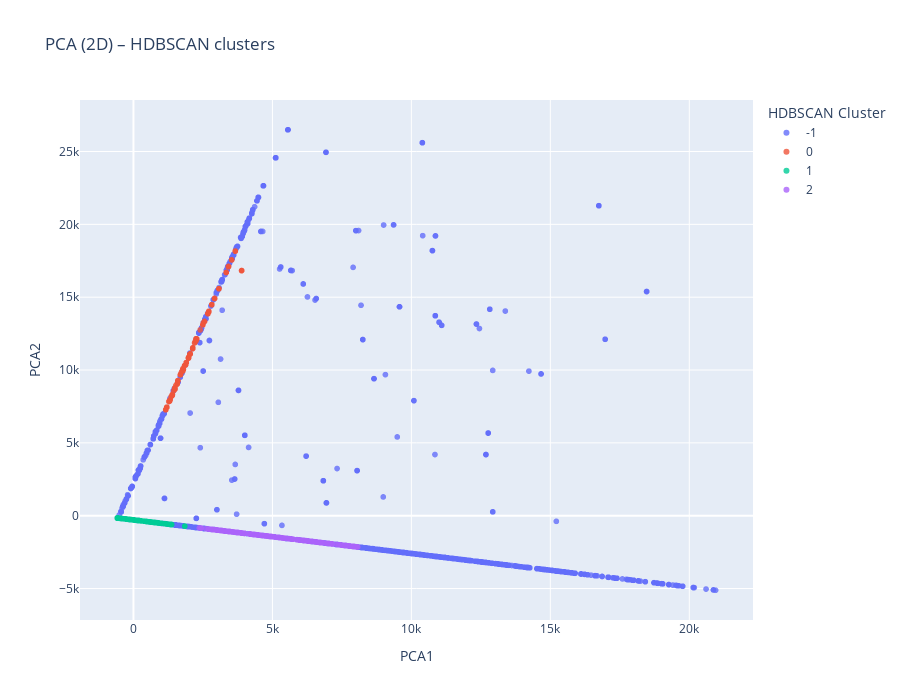

The notebook cell saved with this chart:
### Markdown cell above
### Visualizing the results: PCA & UMAP

### Code cell
pca_pipeline = Pipeline([
    ('scaler',RobustScaler()),
    ('pca',PCA(n_components=2, random_state=42))
])
X_pca = pca_pipeline.fit_transform(X)

print("Varianza explicada por componente:")
print(pca_pipeline.__getitem__("pca").explained_variance_ratio_)
print("Varianza total explicada:", pca_pipeline.__getitem__("pca").explained_variance_ratio_.sum())

df_pca = pd.DataFrame({
    'PCA1': X_pca[:, 0],
    'PCA2': X_pca[:, 1],
    'HDBSCAN_cluster': hdb_labels.astype(str),
    'is_attack': y
})

fig = px.scatter(
    df_pca,
    x='PCA1',
    y='PCA2',
    color='HDBSCAN_cluster',
    title="PCA (2D) – HDBSCAN clusters",
    width=900,
    hover_data=['is_attack'],
    height=700
)

fig.update_traces(marker=dict(size=6, opacity=0.8))
fig.update_layout(legend_title_text='HDBSCAN Cluster')

fig.show()

### Figure 1 — Plotly figure (JSON) as saved in the notebook; plotly's stock layout.template omitted (floating-point values rounded to 4 significant figures; data arrays with more than 128 entries replaced by an {"elided": "..."} marker saying what was removed)
{"data": [{"customdata": {"elided": "1441x1 int values"}, "hovertemplate": "HDBSCAN_cluster=-1<br>PCA1=%{x}<br>PCA2=%{y}<br>is_attack=%{customdata[0]}<extra></extra>", "legendgroup": "-1", "marker": {"color": "#636efa", "opacity": 0.8, "size": 6, "symbol": "circle"}, "mode": "markers", "name": "-1", "showlegend": true, "type": "scattergl", "x": {"elided": "1441 float values"}, "xaxis": "x", "y": {"elided": "1441 float values"}, "yaxis": "y"}, {"customdata": [[1], [1], [1], [1], [1], [1], [1], [1], [1], [1], [1], [1], [1], [1], [1], [1], [1], [1], [1], [1], [1], [1], [1], [1], [1], [1], [1], [1], [1], [1], [1], [1], [1], [1], [1], [1], [1], [1], [1], [1], [1], [1], [1], [1], [1], [1], [1], [1], [1], [1], [1], [1], [1], [1], [1], [1], [1], [1], [1], [1], [1], [1], [1], [1], [1], [1], [1], [1], [1], [1], [1], [1], [1], [1], [1], [1], [1], [1], [1], [1], [1], [1], [1], [1], [1], [1], [1], [1], [1], [1], [1], [1], [1], [1], [1], [1], [1], [1], [1], [1], [0], [0], [0], [0], [0], [0], [0], [0], [0], [0], [0], [0], [0], [0], [0], [0], [0], [0], [0], [0], [0], [0], [0], [0], [0], [0]], "hovertemplate": "HDBSCAN_cluster=0<br>PCA1=%{x}<br>PCA2=%{y}<br>is_attack=%{customdata[0]}<extra></extra>", "legendgroup": "0", "marker": {"color": "#EF553B", "opacity": 0.8, "size": 6, "symbol": "circle"}, "mode": "markers", "name": "0", "showlegend": true, "type": "scattergl", "x": [1202.0, 1202.0, 1202.0, 1299.0, 1299.0, 1299.0, 1392.0, 1392.0, 1386.0, 1701.0, 1778.0, 1778.0, 1772.0, 1900.0, 1900.0, 1900.0, 1985.0, 1985.0, 1985.0, 2131.0, 2131.0, 2131.0, 2278.0, 2274.0, 2274.0, 2229.0, 2496.0, 2496.0, 2496.0, 2679.0, 2679.0, 2675.0, 2919.0, 2919.0, 2919.0, 3075.0, 3075.0, 3075.0, 3338.0, 3338.0, 3338.0, 3424.0, 3417.0, 3417.0, 3664.0, 3664.0, 3664.0, 1162.0, 1162.0, 1162.0, 1318.0, 1314.0, 1314.0, 1270.0, 1402.0, 1399.0, 1399.0, 1354.0, 1493.0, 1495.0, 1495.0, 1449.0, 1576.0, 1576.0, 1576.0, 1525.0, 1796.0, 1796.0, 1796.0, 1874.0, 1874.0, 1874.0, 1981.0, 1981.0, 1981.0, 2042.0, 2042.0, 2042.0, 2135.0, 2135.0, 2135.0, 2251.0, 2247.0, 2247.0, 2205.0, 2400.0, 2557.0, 2557.0, 2519.0, 2713.0, 2713.0, 2713.0, 2819.0, 2819.0, 2819.0, 3893.0, 3893.0, 3893.0, 3535.0, 3535.0, 1782.0, 1783.0, 2027.0, 2027.0, 2027.0, 1692.0, 1692.0, 1692.0, 1841.0, 1841.0, 1841.0, 1600.0, 1600.0, 1600.0, 1733.0, 2255.0, 2255.0, 2255.0, 1487.0, 1487.0, 2199.0, 2262.0, 2262.0, 2253.0, 2252.0, 2252.0], "xaxis": "x", "y": [7449.0, 7449.0, 7449.0, 7865.0, 7865.0, 7865.0, 8244.0, 8244.0, 8252.0, 9738.0, 9936.0, 9936.0, 9940.0, 10510.0, 10510.0, 10510.0, 10860.0, 10860.0, 10860.0, 11470.0, 11470.0, 11470.0, 12140.0, 12110.0, 12110.0, 11990.0, 13110.0, 13110.0, 13110.0, 13870.0, 13870.0, 13870.0, 14910.0, 14910.0, 14910.0, 15580.0, 15580.0, 15580.0, 16700.0, 16700.0, 16700.0, 17120.0, 17090.0, 17090.0, 18160.0, 18160.0, 18160.0, 7276.0, 7276.0, 7276.0, 7967.0, 7937.0, 7937.0, 7832.0, 8327.0, 8291.0, 8291.0, 8175.0, 8728.0, 8691.0, 8691.0, 8575.0, 9077.0, 9046.0, 9046.0, 8944.0, 10040.0, 10040.0, 10040.0, 10350.0, 10350.0, 10350.0, 10820.0, 10820.0, 10820.0, 11100.0, 11100.0, 11100.0, 11520.0, 11520.0, 11520.0, 12030.0, 11990.0, 11990.0, 11870.0, 12750.0, 13340.0, 13340.0, 13250.0, 14040.0, 14000.0, 14000.0, 14490.0, 14490.0, 14490.0, 16830.0, 16830.0, 16830.0, 17560.0, 17560.0, 10090.0, 10100.0, 11080.0, 11080.0, 11080.0, 9673.0, 9673.0, 9673.0, 10300.0, 10300.0, 10300.0, 9270.0, 9270.0, 9270.0, 9879.0, 12110.0, 12110.0, 12110.0, 8767.0, 8767.0, 11860.0, 12140.0, 12140.0, 12140.0, 12130.0, 12140.0], "yaxis": "y"}, {"customdata": {"elided": "22057x1 int values"}, "hovertemplate": "HDBSCAN_cluster=1<br>PCA1=%{x}<br>PCA2=%{y}<br>is_attack=%{customdata[0]}<extra></extra>", "legendgroup": "1", "marker": {"color": "#00cc96", "opacity": 0.8, "size": 6, "symbol": "circle"}, "mode": "markers", "name": "1", "showlegend": true, "type": "scattergl", "x": {"elided": "22057 float values"}, "xaxis": "x", "y": {"elided": "22057 float values"}, "yaxis": "y"}, {"customdata": {"elided": "381x1 int values"}, "hovertemplate": "HDBSCAN_cluster=2<br>PCA1=%{x}<br>PCA2=%{y}<br>is_attack=%{customdata[0]}<extra></extra>", "legendgroup": "2", "marker": {"color": "#ab63fa", "opacity": 0.8, "size": 6, "symbol": "circle"}, "mode": "markers", "name": "2", "showlegend": true, "type": "scattergl", "x": {"elided": "381 float values"}, "xaxis": "x", "y": {"elided": "381 float values"}, "yaxis": "y"}], "layout": {"height": 700, "legend": {"title": {"text": "HDBSCAN Cluster"}, "tracegroupgap": 0}, "title": {"text": "PCA (2D) – HDBSCAN clusters"}, "width": 900, "xaxis": {"anchor": "y", "domain": [0, 1], "title": {"text": "PCA1"}}, "yaxis": {"anchor": "x", "domain": [0, 1], "title": {"text": "PCA2"}}}}
